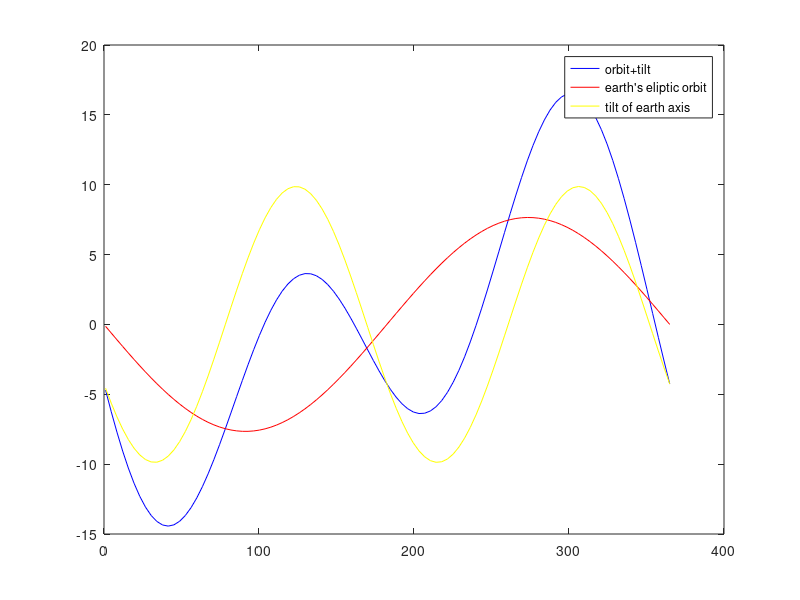

Source code (MATLAB):
d=linspace(1,365);
xlabel("Day of Year")
ylabel("Minutes of Time")
title("The Equation of Time")

y3=-7.655*sin(2*pi*d/365); %earts eliptic orbit
y4=9.873*sin((4*pi*d/365)+3.588); %tilt of earth axis
y5=y3+y4; %orbit+tilt
plot(d,y5,"b")
hold on
plot(d,y3,"r")
hold on
plot(d,y4,"y")
hold on
legend("orbit+tilt","earth's eliptic orbit","tilt of earth axis")